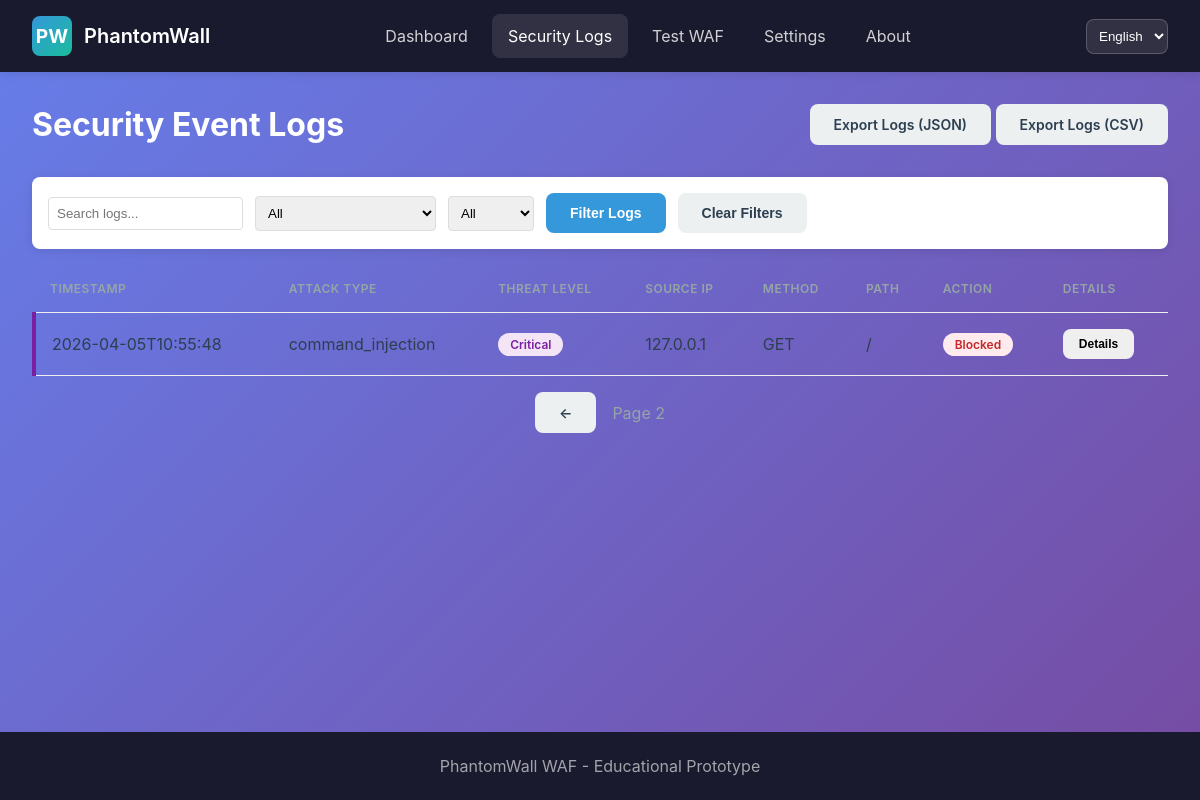
The app's page /logs?page=2&attack_type=&threat_level=&source_ip= with its own data.
### tables this page shows
CREATE TABLE security_events (
                id INTEGER PRIMARY KEY AUTOINCREMENT,
                timestamp TEXT NOT NULL,
                attack_type TEXT NOT NULL,
                threat_level TEXT NOT NULL,
                source_ip TEXT NOT NULL,
                method TEXT NOT NULL,
                path TEXT NOT NULL,
                payload TEXT,
                action TEXT NOT NULL,
                rule_id TEXT NOT NULL,
                request_id TEXT UNIQUE NOT NULL,
                headers TEXT,
                user_agent TEXT,
                created_at TIMESTAMP DEFAULT CURRENT_TIMESTAMP
            );

### web/app.py (the view)
    @app.route("/logs")
    def logs():
        i18n = get_i18n()
        page = request.args.get("page", 1, type=int)
        per_page = 50
        attack_type = request.args.get("attack_type", "")
        threat_level = request.args.get("threat_level", "")
        source_ip = request.args.get("source_ip", "")
        events = logger.get_events(
            limit=per_page,
            offset=(page - 1) * per_page,
            attack_type=attack_type if attack_type else None,
            threat_level=threat_level if threat_level else None,
            source_ip=source_ip if source_ip else None
        )
        distribution = logger.get_attack_type_distribution()
        return render_template("logs.html",
                             i18n=i18n,
                             text_direction=get_text_direction(session.get("locale", "en")),
                             locale=session.get("locale", "en"),
                             events=events,
                             distribution=distribution,
                             page=page,
                             filters={
                                 "attack_type": attack_type,
                                 "threat_level": threat_level,
                                 "source_ip": source_ip
                             })

### core/engine.py (called while the page is built)
    def is_blocked(self, ip: str) -> bool:
        if ip in self.blocked_ips:
            if time.time() - self.blocked_ips[ip] < self.block_duration:
                return True
            del self.blocked_ips[ip]
        return False

    def check_rate(self, ip: str) -> Tuple[bool, int]:
        if self.is_blocked(ip):
            return False, 0
        now = time.time()
        if ip not in self.requests:
            self.requests[ip] = []
        self.requests[ip] = [t for t in self.requests[ip] if now - t < self.window_seconds]
        current_count = len(self.requests[ip])
        if current_count >= self.max_requests:
            self.blocked_ips[ip] = now
            return False, current_count
        self.requests[ip].append(now)
        return True, current_count

    def _generate_request_id(self) -> str:
        timestamp = str(time.time())
        return hashlib.md5(timestamp.encode()).hexdigest()[:12]

    def _check_whitelist(self, ip: str) -> bool:
        return ip in self.whitelist

    def _check_blacklist(self, ip: str) -> bool:
        return ip in self.blacklist

### detection/rules.py (called while the page is built, shortened)
    def match(self, method: str, path: str, headers: Dict[str, str], body: str, query: str) -> MatchResult:
        targets = [
            path,
            query,
            body,
            headers.get("X-Forwarded-For", "")
        ]
        for target in targets:
            if not target:
                continue
            for pattern in self.patterns:
                match = pattern.search(target)
        return MatchResult(matched=False, attack_type=self.attack_type, threat_level=self.threat_level)

    def match(self, method: str, path: str, headers: Dict[str, str], body: str, query: str) -> MatchResult:
        if method not in ["POST", "PUT", "DELETE", "PATCH"]:
            return MatchResult(matched=False, attack_type=self.attack_type, threat_level=self.threat_level)

### utils/config.py (called while the page is built)
    def get(self, key: str, default: Any = None) -> Any:
        return getattr(self.config, key, default)

### utils/i18n.py (called while the page is built)
def get_text_direction(locale: str) -> str:
    return "rtl" if locale == "ar" else "ltr"

    def get(self, key: str, default: Optional[str] = None) -> str:
        return self.translations.get(key, default or key)

### templates/logs.html (shortened to what this page needs)
<!DOCTYPE html>
<html lang="{{ locale }}" dir="{{ text_direction }}">
<head>
    <link rel="stylesheet" href="{{ url_for('static', filename='css/style.css') }}">
</head>
<body>
    <nav class="navbar">
        <div class="nav-brand">
            <span class="logo">PW</span>
            <span class="brand-text">{{ i18n.get('app_name') }}</span>
        </div>
        <ul class="nav-links">
            <li><a href="{{ url_for('dashboard') }}">{{ i18n.get('nav_dashboard') }}</a></li>
            <li><a href="{{ url_for('logs') }}" class="active">{{ i18n.get('nav_logs') }}</a></li>
            <li><a href="{{ url_for('test_page') }}">{{ i18n.get('nav_test') }}</a></li>
            <li><a href="{{ url_for('settings') }}">{{ i18n.get('nav_settings') }}</a></li>
            <li><a href="{{ url_for('about') }}">{{ i18n.get('nav_about') }}</a></li>
        </ul>
        <div class="language-selector">
            <select id="language-select" onchange="changeLanguage(this.value)">
                <option value="en" {% if locale == 'en' %}selected{% endif %}>English</option>
            </select>
        </div>
    </nav>
    <main class="main-content">
        <header class="page-header">
            <h1>{{ i18n.get('logs_title') }}</h1>
            <div class="header-actions">
                <a href="/api/logs/export?format=json" class="btn btn-secondary">{{ i18n.get('logs_export') }} (JSON)</a>
                <a href="/api/logs/export?format=csv" class="btn btn-secondary">{{ i18n.get('logs_export') }} (CSV)</a>
            </div>
        </header>
        <section class="filters-section">
            <div class="filter-group">
                <input type="text" id="search-input" placeholder="{{ i18n.get('search_placeholder') }}" value="{{ filters.source_ip }}">
                <select id="attack-type-filter">
                    <option value="">{{ i18n.get('filter_all') }}</option>
                </select>
                <select id="threat-level-filter">
                    <option value="">{{ i18n.get('filter_all') }}</option>
                </select>
                <button class="btn btn-primary" onclick="applyFilters()">{{ i18n.get('logs_filter') }}</button>
                <button class="btn btn-secondary" onclick="clearFilters()">{{ i18n.get('logs_clear') }}</button>
            </div>
        </section>
        <section class="logs-table-section">
            {% if events %}
            <table class="events-table detailed">
                <thead>
                    <tr>
                        <th>{{ i18n.get('table_timestamp') }}</th>
                        <th>{{ i18n.get('table_attack_type') }}</th>
                        <th>{{ i18n.get('table_threat_level') }}</th>
                        <th>{{ i18n.get('table_source_ip') }}</th>
                        <th>{{ i18n.get('table_method') }}</th>
                        <th>{{ i18n.get('table_path') }}</th>
                        <th>{{ i18n.get('table_action') }}</th>
                        <th>{{ i18n.get('table_details') }}</th>
                    </tr>
                </thead>
                <tbody>
                    {% for event in events %}
                    <tr class="threat-level-{{ event.threat_level }}">
                        <td>{{ event.timestamp[:19] }}</td>
                        <td>{{ event.attack_type }}</td>
                        <td>
                            <span class="badge level-{{ event.threat_level }}">
                                {{ i18n.get('threat_' + event.threat_level, event.threat_level) }}
                            </span>
                        </td>
                        <td>{{ event.source_ip }}</td>
                        <td>{{ event.method }}</td>
                        <td>{{ event.path[:50] }}</td>
                        <td>
                            <span class="badge action-{{ event.action }}">
                                {{ i18n.get('action_' + event.action, event.action) }}
                            </span>
                        </td>
                        <td>
                            <button class="btn btn-sm" onclick="showDetails({{ event.id }})">{{ i18n.get('table_details') }}</button>
                        </td>
                    </tr>
                    {% endfor %}
                </tbody>
            </table>
            <div class="pagination">
                {% if page > 1 %}
                <a href="?page={{ page - 1 }}&attack_type={{ filters.attack_type }}&threat_level={{ filters.threat_level }}&source_ip={{ filters.source_ip }}" class="btn btn-secondary">←</a>
                {% endif %}
                <span class="page-info">Page {{ page }}</span>
            </div>
            {% else %}
            <p class="no-events">{{ i18n.get('no_events') }}</p>
            {% endif %}
        </section>
    </main>
    <footer class="footer">
        <p>{{ i18n.get('footer_text') }}</p>
    </footer>
</body>
</html>

### static/css/style.css (style rules this page uses)
:root { --primary: #3498db; --secondary: #2c3e50; --success: #2ecc71; --warning: #f39c12; --danger: #e74c3c; --info: #1abc9c; --dark: #1a1a2e; --light: #ecf0f1; --gray: #95a5a6; --shadow: 0 2px 10px rgba(0,0,0,0.1); --radius: 8px; }
* { margin: 0; padding: 0; box-sizing: border-box; }
body { font-family: -apple-system, BlinkMacSystemFont, 'Segoe UI', Roboto, Oxygen, Ubuntu, sans-serif; background: linear-gradient(135deg, #667eea 0%, #764ba2 100%); min-height: 100vh; color: var(--secondary); }
.navbar { background: var(--dark); padding: 0 2rem; display: flex; align-items: center; justify-content: space-between; position: sticky; top: 0; z-index: 1000; box-shadow: var(--shadow); }
.nav-brand { display: flex; align-items: center; gap: 0.75rem; padding: 1rem 0; }
.logo { width: 40px; height: 40px; background: linear-gradient(135deg, var(--primary), var(--info)); border-radius: var(--radius); display: flex; align-items: center; justify-content: center; font-weight: bold; color: white; font-size: 1.2rem; }
.brand-text { color: white; font-size: 1.25rem; font-weight: 600; }
.nav-links { display: flex; list-style: none; gap: 0.5rem; }
.nav-links a { color: rgba(255,255,255,0.8); text-decoration: none; padding: 0.75rem 1rem; border-radius: var(--radius); transition: all 0.3s; }
.nav-links a:hover, .nav-links a.active { color: white; background: rgba(255,255,255,0.1); }
.language-selector select { background: rgba(255,255,255,0.1); color: white; border: 1px solid rgba(255,255,255,0.2); padding: 0.5rem; border-radius: var(--radius); cursor: pointer; }
.main-content { max-width: 1400px; margin: 0 auto; padding: 2rem; min-height: calc(100vh - 140px); }
.page-header { display: flex; justify-content: space-between; align-items: center; margin-bottom: 2rem; }
.page-header h1 { color: white; font-size: 2rem; }
.events-table { width: 100%; border-collapse: collapse; }
.events-table th, .events-table td { padding: 1rem; text-align: left; border-bottom: 1px solid #eee; }
.events-table th { font-weight: 600; color: var(--gray); text-transform: uppercase; font-size: 0.75rem; letter-spacing: 0.5px; }
.badge { display: inline-block; padding: 0.25rem 0.75rem; border-radius: 20px; font-size: 0.75rem; font-weight: 600; }
.level-critical { background: #f3e5f5; color: #7b1fa2; }
.action-blocked { background: #ffebee; color: #c62828; }
.threat-level-critical { border-left: 4px solid #7b1fa2; }
.btn { display: inline-flex; align-items: center; gap: 0.5rem; padding: 0.75rem 1.5rem; border: none; border-radius: var(--radius); font-size: 0.875rem; font-weight: 600; cursor: pointer; transition: all 0.2s; text-decoration: none; }
.btn-primary { background: var(--primary); color: white; }
.btn-secondary { background: var(--light); color: var(--secondary); }
.btn-sm { padding: 0.5rem 1rem; font-size: 0.75rem; }
.filters-section { background: white; border-radius: var(--radius); padding: 1rem; box-shadow: var(--shadow); margin-bottom: 1rem; }
.filter-group { display: flex; gap: 0.75rem; flex-wrap: wrap; align-items: center; }
.filter-group input, .filter-group select { padding: 0.5rem; border: 1px solid #ddd; border-radius: 4px; }
.pagination { display: flex; justify-content: center; align-items: center; gap: 1rem; margin-top: 1rem; }
.page-info { color: var(--gray); }
.footer { background: var(--dark); color: rgba(255,255,255,0.6); text-align: center; padding: 1.5rem; }

### records on screen
security_events: timestamp "2026-04-05T10:55:48", attack_type "command_injection", get "Critical", source_ip "127.0.0.1", method "GET", path "/", get "Blocked", get "Details"

### other values on screen
{{ i18n.get('app_name') }} "PhantomWall"
{{ i18n.get('nav_dashboard') }} "Dashboard"
{{ i18n.get('nav_logs') }} "Security Logs"
{{ i18n.get('nav_test') }} "Test WAF"
{{ i18n.get('nav_settings') }} "Settings"
{{ i18n.get('nav_about') }} "About"
{{ i18n.get('logs_title') }} "Security Event Logs"
{{ i18n.get('logs_export') }} "Export Logs"
{{ i18n.get('logs_filter') }} "Filter Logs"
{{ i18n.get('logs_clear') }} "Clear Filters"
{{ i18n.get('table_timestamp') }} "TIMESTAMP"
{{ i18n.get('table_attack_type') }} "ATTACK TYPE"
{{ i18n.get('table_threat_level') }} "THREAT LEVEL"
{{ i18n.get('table_source_ip') }} "SOURCE IP"
{{ i18n.get('table_method') }} "METHOD"
